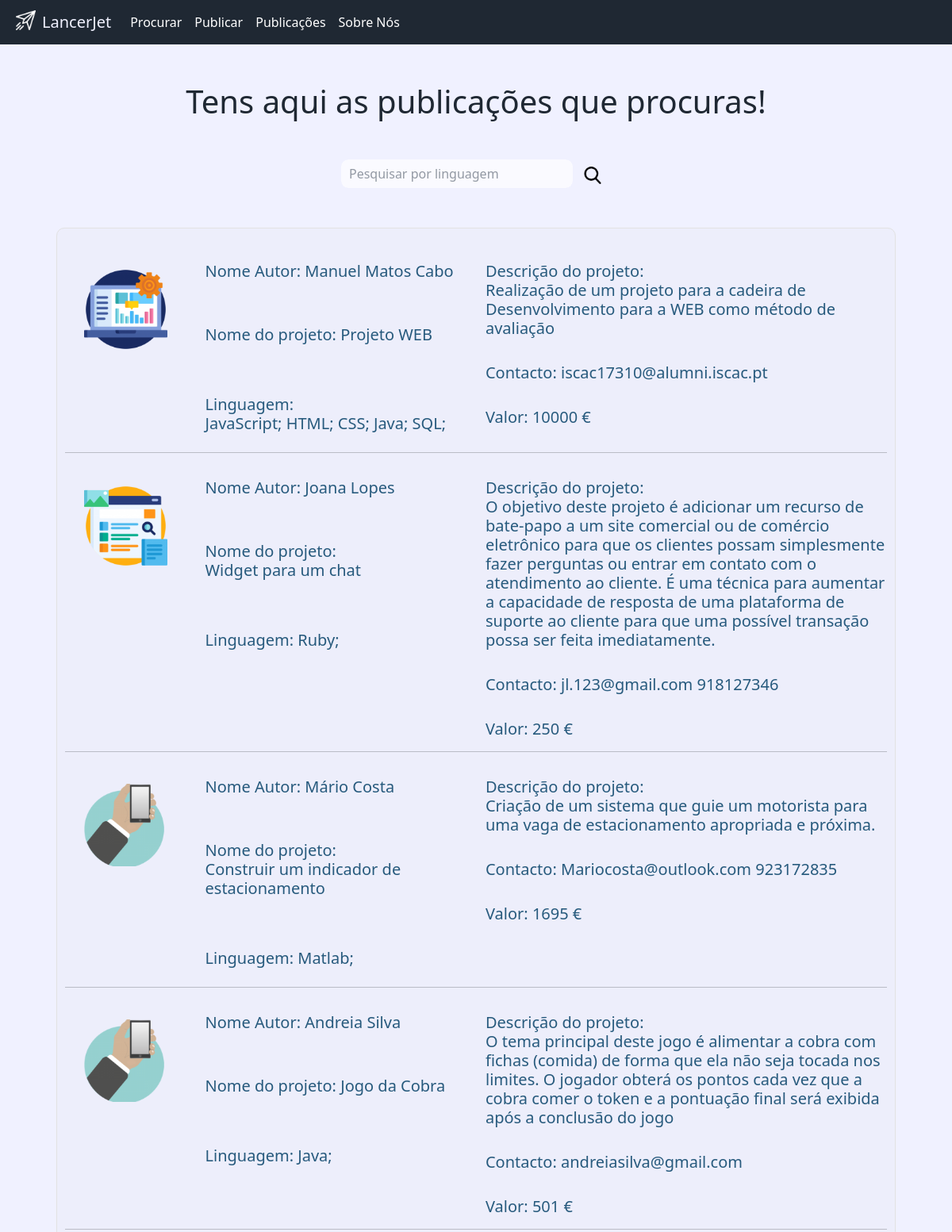
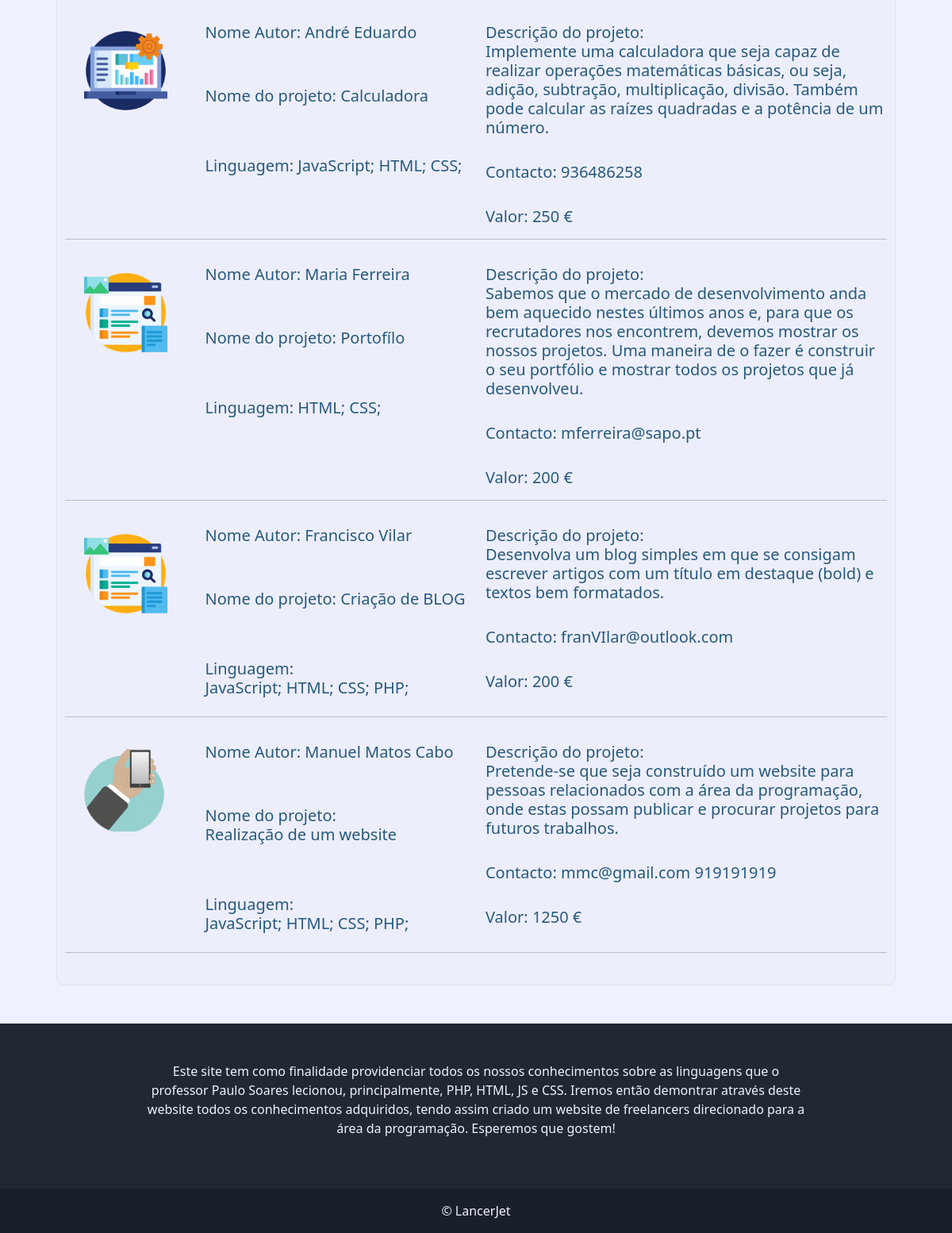
Page /publicaçoes.php on the committed database (2 pictures, top to bottom).
### tables this page shows
CREATE TABLE IF NOT EXISTS `anuncios` (
  `id` int NOT NULL AUTO_INCREMENT,
  `nome_completo` varchar(50) NOT NULL,
  `nome_projeto` varchar(50) NOT NULL,
  `tipo` varchar(50) NOT NULL,
  `linguagem` varchar(500) NOT NULL,
  `descricao` varchar(500) NOT NULL,
  `contacto` varchar(50) NOT NULL,
  `orcamento` int NOT NULL,
  PRIMARY KEY (`id`)
);

### includes/get.php (called while the page is built)
<?php
      $servername = "localhost";
      $username = "web";
      $password = "web";
      $dbname = "projetofinal";
      $conexao = mysqli_connect($servername, $username, $password, $dbname);
     if(!empty($_GET['search'])){
       $data = $_GET['search'];
       $sql = "SELECT nome_completo, nome_projeto, tipo, linguagem, descricao, contacto, orcamento FROM anuncios WHERE nome_completo LIKE '%$data%' OR nome_projeto LIKE '%$data%' OR tipo LIKE '%$data%' OR linguagem LIKE '%$data%' OR descricao LIKE '%$data%' OR contacto LIKE '%$data%' OR orcamento LIKE '%$data%' ORDER BY id DESC";
       $dados = mysqli_query($conexao, $sql);
     }else{
        $sql = "SELECT * FROM anuncios ORDER BY id DESC";
        $dados = mysqli_query($conexao, $sql);
     }
?>

### publicaçoes.php (the view, shortened to what this page needs)
<!DOCTYPE html>
<html lang="en">
<head>
    <link rel="stylesheet" href="css/bootstrap.min.css">
    <link rel="stylesheet" href="css/style.css">
    <link rel="stylesheet" href="js/bootstrap.bundle.min.js">
    <link href="https://cdnjs.cloudflare.com/ajax/libs/font-awesome/5.2.0/css/all.min.css" rel="stylesheet">
</head>
<body>
    <?php include_once('includes/menu.php') ?>
    <?php include_once('includes/get.php') ?>
    <div class="container-fluid image-container pb-5" style="height: 100%; min-height: 1000px;">
        <h1 class="text-center mb-5 pt-5" style="color: #1F2833;">Tens aqui as publicações que procuras!
        </h1>
        <div class="box-search text-center mb-5">
            <input type="search" class="form-control w-25" placeholder="Pesquisar por linguagem" id="pesquisar" name="search">
            <button onclick="searchData()" class="btn"><img src="images/search.png" alt="" style="max-width: 22px">
            </button>
        </div>
        <div class="bordered-div pb-2 central-content" style="width: 90%; background-color: rgba(168, 171, 169, 0.05);">
            <div class="form-group col-md-6 my-3">
                <div class="central-content" id="resultados" style="width: 100%;">
                    <div class="row">
                        <?php
                        while ($row = mysqli_fetch_assoc($dados)) {
                            echo '<div class="col-md-2 m-0">';
                            echo '<img src="images/' . $row['tipo'] . '.png" style="max-width: auto;" class="p-4 text-center img-fluid"';
                            echo 'style="width: 75%; height: 75%;" alt="">';
                            echo '</div>';
                            echo '<div class="col-md-4 py-2" style="height: 50%;">';
                            echo '<div class="row">';
                            echo '<h5 class="pt-2 mx-0" style="float: left; color: #275a7d;">Nome Autor: <label style="color: #275a7d">' . $row['nome_completo'] . '</label></h5>';
                            echo '</div>';
                            echo '<div class="row">';
                            echo '<h5 class="pt-5 mx-0" style="float: left; color: #275a7d;">Nome do projeto: <label style="color: #275a7d">' . $row['nome_projeto'] . '</label></h5>';
                            echo '</div>';
                            echo '<div class="row">';
                            echo '<h5 class="pt-5 my-2 mx-0 pb-2" style="float: left;  color: #275a7d;">Linguagem: <label style="color: #275a7d">' . $row['linguagem'] . '</label></h5>';
                            echo '</div>';
                            echo '</div>';
                            echo '<div class="col-md-6 py-2">';
                            echo '<div class="row">';
                            echo '<h5 class="pt-2 mx-0" style="float: left; margin-left: 40px; color: #275a7d;">Descrição do projeto: <label style="color: #275a7d">' . $row['descricao'] . '</label></h5>';
                            echo '</div>';
                            echo '<div class="row">';
                            echo '<h5 class="pt-4 mx-0" style="float: left; margin-left: 40px; color: #275a7d;">Contacto: <label style="color: #275a7d">' . $row['contacto'] . '</label></h5>';
                            echo '</div>';
                            echo '<div class="row">';
                            echo '<h5 class="pt-4 mx-0" style="float: left; margin-left: 40px; color: #275a7d;">Valor: <label style="color: #275a7d">' . $row['orcamento'] . ' €</label></h5>';
                            echo '</div>';
                            echo '</div>';
                            echo '<hr>';
                        }
                        ?>
                    </div>
                </div>
            </div>
        </div>
    </div>
    <?php include_once('includes/rodape.php') ?>
</body>
</html>

### includes/menu.php (shortened to what this page needs)
<nav class="navbar navbar-expand-lg" style="background-color: #1F2833">
  <div class="container-fluid">
  <a class="navbar-brand icon" href="index.php" style="color: #F0F1FF"><img src="images/jet-b.png" width="25"	height="25" class="d-inline-block align-top mx-2" alt="">LancerJet</a>
    <div class="collapse navbar-collapse" id="navbarScroll">
      <ul class="navbar-nav me-auto my-2 my-lg-0 navbar-nav-scroll">
        <li class="nav-item">
          <a class="nav-link" style="color: white;" href="procurar.php">Procurar</a>
        </li>
        <li class="nav-item">
          <a class="nav-link" style="color: white;" href="publicar.php">Publicar</a>
        </li>
        <li class="nav-item">
          <a class="nav-link" style="color: white;" href="publicaçoes.php">Publicações</a>
        </li>
        <li class="nav-item">
          <a class="nav-link" style="color: white;" href="index.php#sobre-nos">Sobre Nós</a>
        </li>
      </ul>
    </div>
  </div>
</nav>

### includes/rodape.php
<footer class="text-center pt-5 nv">
  <div class="container">
    <section class="mb-5">
      <div class="row d-flex justify-content-center">
        <div class="col-lg-9">
          <p style="color: #F0F1FF;">
            Este site tem como finalidade providenciar todos os nossos conhecimentos sobre as
            linguagens que o professor Paulo Soares lecionou, principalmente, PHP, HTML, JS e CSS.
            Iremos então demontrar através deste website todos os conhecimentos adquiridos,
            tendo assim criado um website de freelancers direcionado para a área da programação.
            Esperemos que gostem!
          </p>
        </div>
      </div>
    </section>
  </div>
  <div class="text-center p-3" style="background-color: rgba(0, 0, 0, 0.2)">
    © LancerJet
  </div>
</footer>

### css/style.css (style rules this page uses)
.nv { background-color: #1F2833; color: #F0F1FF; }
.form-control { border-radius: 10px; border: 1px solid #F0F1FF; padding: 10px; font-size: 16px; height: calc(1.5em + .75rem + 2px); opacity: 0.7; }
.bordered-div { border: 1px solid #F0F1FF; padding: 10px; border-radius: 10px; }
.image-container::before { display: block; position: absolute; top: 0; left: 0; bottom: 0; right: 0; background: #000; opacity: 0; }
.image-container { background-color: #F0F1FF; background-size: cover; }
.bordered-div { border: 1px solid #e2e2e2; padding: 10px; border-radius: 10px; }
.image-container::before { display: block; position: absolute; top: 0; left: 0; bottom: 0; right: 0; background: #000; }
.central-content { width: 100%; margin: 0 auto; overflow: hidden; }
.form-group.col-md-6.my-3 { width: 100%; overflow: hidden; }
.box-search { display: flex; justify-content: center; }

### rows in the picture
anuncios: tipo (picture), nome_completo "Manuel Matos Cabo", nome_projeto "Projeto WEB", linguagem "JavaScript; HTML; CSS; Java; SQL;", descricao "Realização de um projeto para a cadeira de Desenvolvimento para a WEB como método de avaliação", contacto "iscac17310@alumni.iscac.pt", orcamento "10000"
anuncios: tipo (picture), nome_completo "Joana Lopes", nome_projeto "Widget para um chat", linguagem "Ruby;", descricao "O objetivo deste projeto é adicionar um recurso de bate-papo a um site comercial ou de comércio eletrônico para que os clientes possam simplesmente fazer perguntas ou entrar em contato com o atendimento ao cliente. É uma técnica para aumentar a capacidade de resposta de uma plataforma de suporte ao cliente para que uma possível transação possa ser feita imediatamente.", contacto "jl.123@gmail.com 918127346", orcamento "250"
anuncios: tipo (picture), nome_completo "Mário Costa", nome_projeto "Construir um indicador de estacionamento", linguagem "Matlab;", descricao "Criação de um sistema que guie um motorista para uma vaga de estacionamento apropriada e próxima.", contacto "Mariocosta@outlook.com 923172835", orcamento "1695"
anuncios: tipo (picture), nome_completo "Andreia Silva", nome_projeto "Jogo da Cobra", linguagem "Java;", descricao "O tema principal deste jogo é alimentar a cobra com fichas (comida) de forma que ela não seja tocada nos limites. O jogador obterá os pontos cada vez que a cobra comer o token e a pontuação final será exibida após a conclusão do jogo", contacto "andreiasilva@gmail.com", orcamento "501"
anuncios: tipo (picture), nome_completo "André Eduardo", nome_projeto "Calculadora", linguagem "JavaScript; HTML; CSS;", descricao "Implemente uma calculadora que seja capaz de realizar operações matemáticas básicas, ou seja, adição, subtração, multiplicação, divisão. Também pode calcular as raízes quadradas e a potência de um número.", contacto "936486258", orcamento "250"
anuncios: tipo (picture), nome_completo "Maria Ferreira", nome_projeto "Portofílo", linguagem "HTML; CSS;", descricao "Sabemos que o mercado de desenvolvimento anda bem aquecido nestes últimos anos e, para que os recrutadores nos encontrem, devemos mostrar os nossos projetos. Uma maneira de o fazer é construir o seu portfólio e mostrar todos os projetos que já desenvolveu.", contacto "mferreira@sapo.pt", orcamento "200"
anuncios: tipo (picture), nome_completo "Francisco Vilar", nome_projeto "Criação de BLOG", linguagem "JavaScript; HTML; CSS; PHP;", descricao "Desenvolva um blog simples em que se consigam escrever artigos com um título em destaque (bold) e textos bem formatados.", contacto "franVIlar@outlook.com", orcamento "200"
anuncios: tipo (picture), nome_completo "Manuel Matos Cabo", nome_projeto "Realização de um website", linguagem "JavaScript; HTML; CSS; PHP;", descricao "Pretende-se que seja construído um website para pessoas relacionados com a área da programação, onde estas possam publicar e procurar projetos para futuros trabalhos.", contacto "mmc@gmail.com 919191919", orcamento "1250"
